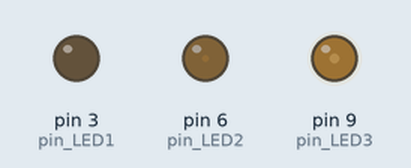
Bench run of a sketch on a simulated Arduino Uno, built for the host (arithmetic inside an expression is 32-bit, double 64-bit). On the bench: output pins drawn as LEDs (lit = HIGH).

Above: at 0.15 s.
Timing chart, 0 to 0.4 s (numbered marks = the images above):
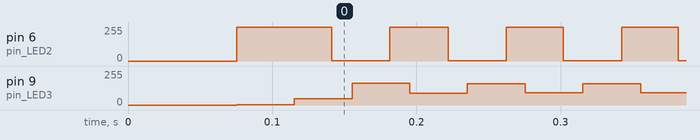

The sketch:

app.ino
```cpp
int pin_LED1 = 3;
int pin_LED2 = 6;
int pin_LED3 = 9;

int brightness = 0;
int increment = 1;

void setup(){
    pinMode(pin_LED1, OUTPUT);
    pinMode(pin_LED2, OUTPUT);
    pinMode(pin_LED3, OUTPUT);
}

void loop(){

    // analogWrite(pin_LED1, 255 - brightness);
    analogWrite(pin_LED2,brightness);
    analogWrite(pin_LED3,255 - brightness);

    brightness = brightness + increment;

    if((brightness > 255) || (brightness <= 0)) increment = -increment;
}
```

Measured:
- by itself, pin 6 (pin_LED2): 0/255 → 255/255 at 0.08 s, → 1/255 0.07 s later
- by itself, pin 9 (pin_LED3): 0/255 → 92/255 at 0.08 s
